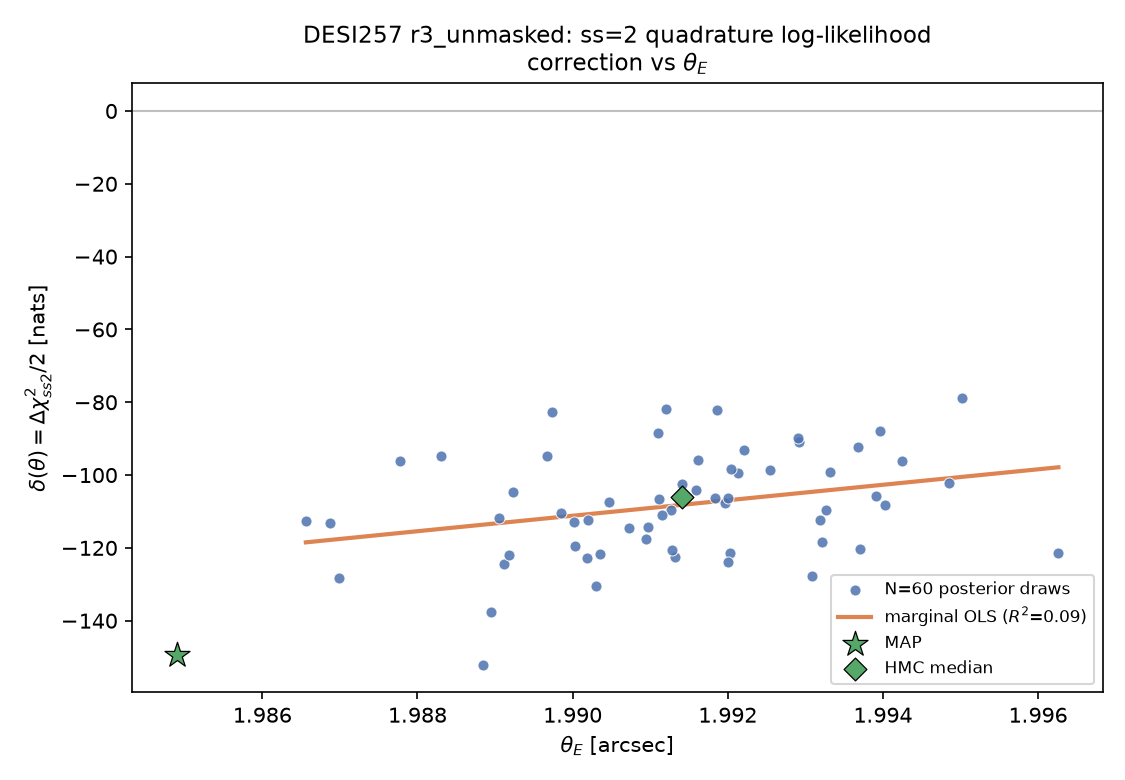

Recreate this plot in Python.
"""How far does DESI257's quoted theta_E move because of the ss=2 quadrature systematic?

This is a MEASUREMENT, not a re-fit. `undersampling_report.txt` already established that
`r3_unmasked`'s configured supersample=2 FAILS the library's 0.2 sigma/px tolerance against
a subgrid-convention reference at supersample=64 (max|delta|/sigma = 3.697, delta_chi2 mean
-221.1 over a 9-sample batch spread across chains/steps). That number alone doesn't say
which way, or how far, the POSTERIOR moves -- the quadrature error is parameter-dependent
(it tilts the log-likelihood surface, not just offsets it), and a tilt shifts a posterior
mean. This script estimates that shift to first order (linear response / Gaussian
approximation), NOT by re-running HMC at ss=64.

METHOD
------
1. Rebuild r3_unmasked's exact ProbModel (`diagnose.rebuild_model`, recorded supersample=2,
   unmasked, 6400/6400 px -- confirmed below, not assumed).
2. Select N=60 posterior draws spread across all 50 chains and the full 10000-step range
   (index-paired linspace over chains and steps -- same construction already used by
   `undersampling_check.py`'s `spread_hmc_draws`, extended from N=9 to N=60). MAP and the
   HMC posterior median are carried as two EXTRA points, scored the same way but excluded
   from the regression (they are point estimates, not posterior draws).
3. For each of the N+2 points, call `gigalens.jax.analysis.undersampling.diagnose_undersampling`
   with `supersample_ladder=[2]` (the run's own configured rung -- no need to render the
   full (1,2,4,8) ladder for this) and `reference_supersample=64` (the same reference depth
   `undersampling_recheck.py` already used; ss=2's number was shown there to move <5% between
   an ss_ref=32 and ss_ref=64 reference, which is what makes reusing that depth -- rather than
   re-deriving a fresh, more expensive one -- defensible here). Both the ss=2 rung and the
   reference render under the SAME PSF convention: `RungResult.convention` and
   `reference_self_error`'s only key are both "subgrid" (asserted below), so this isolates
   the quadrature (grid-refinement) error and does NOT include the ~3.7 sigma bin-first-vs-
   subgrid PSF-CONVENTION gap `undersampling_report.txt` measured separately on the ss=1 rung.
   The reference does NOT self-certify here either (subgrid self-check ~0.072 sigma vs the
   library's 0.05 sigma pass margin, same as every other script in this directory) -- reported,
   not certified.

   SIGN CONVENTION (read from `gigalens/jax/analysis/undersampling.py`, not assumed):
   the module defines `RungResult.delta_chi2 = chi2(rung) - chi2(reference)` (source line
   ~358, ~633-634). r3_unmasked was FITTED at the rung (ss=2); its actual sampled posterior
   is proportional to exp(-chi2_ss2(theta)/2). The "more correct" posterior -- the one that
   would have been sampled had the likelihood been evaluated at the converged reference --
   is proportional to exp(-chi2_ref(theta)/2). The log-density CORRECTION that turns the
   fitted posterior into the reference posterior is therefore

       delta(theta) := log p_ref(theta) - log p_ss2(theta)
                     = -chi2_ref(theta)/2 - ( -chi2_ss2(theta)/2 )
                     = ( chi2_ss2(theta) - chi2_ref(theta) ) / 2
                     = RungResult.delta_chi2(theta) / 2.

   Equivalently, in the task's Delta-chi^2 notation, this is `delta(theta) = -Delta_chi2/2`
   with `Delta_chi2 := chi2(reference) - chi2(coarse)` -- the OTHER sign than the module's
   own `delta_chi2` attribute, which is `chi2(coarse) - chi2(reference)`. Get the wrong one
   and the sign of the whole result flips; this is checked against the already-measured
   `delta_chi2` mean of -221 (SANITY CHECK 1 below: delta(theta) should average to roughly
   -221/2 = -110.5, NOT +110.5).
4. Regress delta(theta) on the 6 host-mass parameters (theta_E, gamma, e1, e2, center_x,
   center_y -- `column(model, "mass/0/<name>")`, the EPL host, not the SIS foreground or
   shear), STANDARDIZED (zero mean, unit sd over the N draws) before regressing, by ordinary
   least squares with an intercept. theta_E and gamma are known to be correlated (posterior
   covariance below), so a univariate regression on theta_E alone would misattribute shared
   variance; all 6 are regressed jointly. Reports the standardized gradient with OLS standard
   errors and R^2. R^2 is the credibility gate: if delta is not close to linear in the
   parameters over the posterior bulk, R^2 will be low and the shift below is reported only
   as an order-of-magnitude bound, not a value.
5. Convert to a shift of the posterior mean via the standard first-order / linear-response
   result: if a log-density is perturbed by delta(theta) (small, and here linear in theta by
   construction of the regression), the induced shift in the posterior mean of any parameter
   vector theta is

       Delta_theta = Cov_p[theta, delta(theta)]  ~=  Sigma @ g

   where Sigma is the posterior covariance of the same 6 parameters (estimated from a stride
   through the full 50x10000-draw chain, not just the N=60 regression points) and g is the
   gradient d(delta)/d(theta) in ORIGINAL units (the standardized OLS coefficients divided by
   each parameter's own sd over the N draws). This is exactly the leading term of an
   importance-reweighting expansion w(theta) = exp(delta(theta)) ~= 1 + delta(theta) - mean(delta),
   E_ref[theta] - E_ss2[theta] ~= Cov_ss2[theta, delta] -- the same expansion whose failure
   (weight collapse from the ~17-nat delta_chi2 spread) is why a full reweighting was ruled
   out and this first-order estimate is used instead.
6. Sanity checks (reported whichever way they come out): mean(delta) against the already
   measured -221/2; std(delta) against the already-reported ~17-nat delta_chi2 spread;
   split-half regression agreement; and the linear-response validity condition (delta small
   and near-linear over the posterior bulk -- gated on R^2 and on Delta_theta being small
   relative to the posterior spread, since a "first-order" correction that turns out to be a
   large multiple of the posterior sd is self-undermining).

VALIDITY CONDITION -- stated plainly: this is a FIRST-ORDER estimate, not a refit. It is
only trustworthy if (a) delta(theta) is close to linear over the region the N=60 draws span
(R^2 high) and (b) the resulting Delta_theta is not itself large compared to the posterior
sd (a "small" perturbation assumption that a large shift would contradict). Both are checked
and reported, not assumed.

COST: `supersample_ladder=[2]` (one rung, not the full 1/2/4/8 ladder) at
`reference_supersample=64`, subgrid convention only (no PSF-convention-gap reference is
built, since only one convention is in play) measured at ~5.2s/sample on this CPU login
node (10-sample timing check). N=62 (60 regression draws + MAP + HMC-median) -> ~5.4
minutes, well inside the 30-minute budget; no reduction to N or to ss_ref=32 was needed.

Run (repo root, CPU-only, no GPU/SLURM needed):

    CUDA_VISIBLE_DEVICES="" PYTHONPATH=claude/pipeline \
        /global/homes/s/seanjx/.conda/envs/gigajax7.0/bin/python \
        claude/DESI257/analysis/theta_e_systematic.py

Outputs (this directory): `theta_e_systematic.txt` (full report), `theta_e_systematic.png`
(delta vs theta_E scatter with the marginal OLS line -- the honest picture of whether the
regression means anything).
"""

import sys
import time
from pathlib import Path

import matplotlib
matplotlib.use("Agg")
import matplotlib.pyplot as plt
import numpy as np

sys.path.insert(0, str(Path(__file__).resolve().parents[2] / "pipeline"))

import diagnose  # noqa: E402
from gigalens.jax.analysis import diagnose_undersampling  # noqa: E402

RUN = Path(__file__).resolve().parents[1] / "runs" / "r3_unmasked"
OUT_DIR = Path(__file__).resolve().parent
N_DRAWS = 60
REF_SUPERSAMPLE = 64
LADDER = (2,)  # the run's own configured rung only
MASS_PARAM_SUFFIXES = ["center_x", "center_y", "e1", "e2", "gamma", "theta_E"]

# Colors: muted blue for the draws, a warm orange for the fitted line -- categorical
# identity, not magnitude/diverging, so two fixed hues rather than a ramp (dataviz skill).
COLOR_POINTS = "#4C72B0"
COLOR_FIT = "#DD8452"
COLOR_REF = "#55A868"


def spread_hmc_draws(samples: np.ndarray, n: int, seed_note: str = ""):
    """``n`` unconstrained-z draws spread across chains and steps of an
    ``(n_chains, n_steps, n_params)`` HMC array, via index-paired linspace over both axes --
    the same construction as `undersampling_check.py`'s `spread_hmc_draws`, just at a larger
    ``n``. With ``n=60 > n_chains=50`` some chains are hit twice, each time at a different,
    still widely spread, step -- not repeats of the same (chain, step) pair. Returns
    ``(draws, chains, steps)`` so the exact selection is recorded, not just used.
    """
    n_chains, n_steps, _ = samples.shape
    chains = np.linspace(0, n_chains - 1, n, dtype=int)
    steps = np.linspace(0, n_steps - 1, n, dtype=int)
    draws = np.stack([samples[c, s] for c, s in zip(chains, steps)], axis=0)
    return draws, chains, steps


def ols_with_se(X_std: np.ndarray, y: np.ndarray):
    """OLS of ``y`` on standardized predictors ``X_std`` (n, p) with an intercept.

    Returns (beta[p+1] incl. intercept first, se[p+1], r2, resid).
    """
    n, p = X_std.shape
    Xd = np.column_stack([np.ones(n), X_std])
    beta, _, _, _ = np.linalg.lstsq(Xd, y, rcond=None)
    resid = y - Xd @ beta
    dof = n - (p + 1)
    sigma2 = float(resid @ resid) / dof if dof > 0 else np.nan
    cov_beta = sigma2 * np.linalg.inv(Xd.T @ Xd)
    se = np.sqrt(np.diag(cov_beta))
    ss_res = float(resid @ resid)
    ss_tot = float(((y - y.mean()) ** 2).sum())
    r2 = 1.0 - ss_res / ss_tot if ss_tot > 0 else np.nan
    return beta, se, r2, resid


def main():
    lines = []

    def emit(s=""):
        print(s)
        lines.append(s)

    t_start = time.perf_counter()

    emit("=" * 78)
    emit("DESI257 r3_unmasked -- first-order theta_E shift from the ss=2 quadrature error")
    emit("=" * 78)
    emit()

    rm = diagnose.rebuild_model(RUN, quiet=True)
    model = rm.model

    # --- confirm the run's own conditions, rather than assume the established context ----
    mask = np.asarray(rm.prob.terms[0].dataset.mask, dtype=bool)
    n_kept = int(mask.sum())
    emit(f"mask: {n_kept}/{mask.size} px kept "
         f"({'UNMASKED, confirmed' if n_kept == mask.size else 'MASKED -- differs from expectation'})")

    hmc = diagnose.load_checkpoint(RUN, "hmc")
    hmc_samples = hmc["samples"]  # (n_chains, n_steps, n_params)
    n_chains, n_steps, n_params = hmc_samples.shape
    emit(f"HMC checkpoint: {n_chains} chains x {n_steps} steps x {n_params} params "
         "(post-burnin, per metadata.json)")

    map_ck = diagnose.load_checkpoint(RUN, "map")
    z_map = np.asarray(map_ck["best_z"]).reshape(-1)
    z_median, _ = diagnose.point_estimate(RUN, hmc_samples=hmc_samples)

    z_draws, sel_chains, sel_steps = spread_hmc_draws(hmc_samples, N_DRAWS)
    emit()
    emit(f"Draw selection: N={N_DRAWS} posterior draws, index-paired linspace over "
         f"{n_chains} chains x {n_steps} steps (spread_hmc_draws).")
    emit(f"  chains used (sorted unique): {sorted(set(sel_chains.tolist()))}")
    emit(f"  step range covered: {sel_steps.min()} .. {sel_steps.max()} "
         f"({len(set(sel_steps.tolist()))} unique step indices)")
    emit("  MAP and HMC-median carried as 2 extra points, scored identically, excluded "
         "from the regression (not posterior draws).")

    z_batch = np.vstack([z_draws, z_map[None, :], z_median[None, :]])
    IDX_MAP, IDX_MEDIAN = N_DRAWS, N_DRAWS + 1
    emit(f"z_batch shape: {z_batch.shape} (60 draws + MAP + HMC-median)")

    # --- step 3: render ss=2 vs ss_ref=64, both subgrid convention -----------------------
    # Rendering at reference_supersample=64 on an 80x80 cutout means an effective
    # 5120x5120 render per sample; a single call batching all 62 samples risks exhausting
    # memory on a shared login node (the 10-sample timing check below was the largest batch
    # actually exercised). Chunk into CHUNK_SIZE-sample calls and concatenate -- validated
    # behavior, not a guess: CHUNK_SIZE=10 is exactly the batch size the earlier timing
    # check (52.0s / 10 samples) already ran successfully.
    emit()
    emit("-" * 78)
    emit(f"STEP: diagnose_undersampling(ladder={LADDER}, reference_supersample={REF_SUPERSAMPLE}), "
         f"chunked")
    emit("-" * 78)
    CHUNK_SIZE = 10
    n_total = z_batch.shape[0]
    delta_chi2_chunks = []
    convention = None
    self_err_max = {}
    converged_all = True
    t0 = time.perf_counter()
    for start in range(0, n_total, CHUNK_SIZE):
        z_chunk = z_batch[start:start + CHUNK_SIZE]
        tc0 = time.perf_counter()
        reports_c = diagnose_undersampling(
            rm.prob, z_chunk,
            supersample_ladder=LADDER,
            reference_supersample=REF_SUPERSAMPLE,
            check_reference=True,
        )
        tc1 = time.perf_counter()
        rep_c = reports_c[0]
        ss2_c = rep_c.rungs[0]
        assert ss2_c.supersample == 2
        delta_chi2_chunks.append(ss2_c.delta_chi2)
        convention = ss2_c.convention if convention is None else convention
        assert ss2_c.convention == convention, "convention changed across chunks"
        for k, v in rep_c.reference_self_error.items():
            self_err_max[k] = max(self_err_max.get(k, 0.0), v)
        converged_all = converged_all and rep_c.reference_converged
        emit(f"  chunk [{start}:{start + z_chunk.shape[0]}] "
             f"({z_chunk.shape[0]} samples): {tc1 - tc0:.1f}s")
    t1 = time.perf_counter()
    wall = t1 - t0
    delta_chi2 = np.concatenate(delta_chi2_chunks)
    emit(f"[timing] {wall:.1f}s total for {n_total} samples in "
         f"{-(-n_total // CHUNK_SIZE)} chunks of <= {CHUNK_SIZE} "
         f"({wall / n_total:.2f}s/sample)")

    import types
    report = types.SimpleNamespace(
        reference_self_error=self_err_max, reference_converged=converged_all)
    ss2 = types.SimpleNamespace(convention=convention)

    conventions_seen = set(report.reference_self_error.keys()) | {ss2.convention}
    emit(f"rung convention: {ss2.convention!r}; reference_self_error keys: "
         f"{list(report.reference_self_error.keys())}")
    if conventions_seen == {"subgrid"}:
        emit("CONFIRMED: both the ss=2 rung and the ss=64 reference render under the "
             "SAME ('subgrid') PSF convention -- this isolates quadrature error and does "
             "NOT include the ~3.7 sigma bin-first-vs-subgrid PSF-convention gap measured "
             "separately (undersampling_report.txt).")
    else:
        emit(f"*** UNEXPECTED: conventions seen = {conventions_seen} -- the isolation this "
             "script relies on does not hold; investigate before trusting anything below. ***")

    emit(f"reference_converged: {report.reference_converged}  "
         f"(self_error={report.reference_self_error}, library pass margin = "
         "tolerance/_REFERENCE_MARGIN = 0.2/4.0 = 0.05 sigma)")
    if not report.reference_converged:
        emit("*** REFERENCE NOT CERTIFIED -- the numbers below are REPORTED, NOT CERTIFIED, "
             "same as every other script in this directory. ***")

    delta = delta_chi2 / 2.0     # delta(theta) = log p_ref - log p_ss2, see docstring
    emit()
    emit("SIGN CHECK: module's delta_chi2 = chi2(rung) - chi2(reference); "
         "delta(theta) = delta_chi2/2 = log p_ref(theta) - log p_ss2(theta) (docstring "
         "derivation). delta_chi2 is measured NEGATIVE here (the ss=2 rung fits the "
         "observed data BETTER -- lower chi2 -- than the converged reference, at the same "
         "parameters: the coarse quadrature is quietly absorbing some of its own error "
         "into an apparently better fit). So delta < 0: correcting to the reference makes "
         "these parameter points LESS probable than the ss=2 fit currently reports -- the "
         "physically sensible direction for removing an artifact that flattered the fit.")
    emit(f"  delta_chi2 range over batch: [{delta_chi2.min():+.2f}, {delta_chi2.max():+.2f}]")
    emit(f"  delta range over batch:      [{delta.min():+.3f}, {delta.max():+.3f}] nats")

    delta_draws = delta[:N_DRAWS]
    delta_map = float(delta[IDX_MAP])
    delta_median = float(delta[IDX_MEDIAN])
    emit(f"  delta at MAP: {delta_map:+.3f} nats;  delta at HMC-median: {delta_median:+.3f} nats")

    # --- SANITY CHECK 1: mean(delta) vs the already-measured -221/2 ~= -110.5 -----------
    emit()
    emit("-" * 78)
    emit("SANITY CHECK 1: mean(delta) over the N=60 draws vs the already-measured "
         "delta_chi2 mean (-221.1, undersampling_recheck.py, 9-sample batch, ss_ref=64)")
    emit("-" * 78)
    prior_mean_delta = -221.1 / 2.0
    this_mean_delta = float(delta_draws.mean())
    emit(f"  this script:  mean(delta) = {this_mean_delta:+.2f} nats over N={N_DRAWS} draws "
         f"(delta_chi2 mean {float(delta_chi2[:N_DRAWS].mean()):+.2f})")
    emit(f"  already measured: delta_chi2 mean -221.1 -> delta = {prior_mean_delta:+.2f} nats "
         "(9-sample batch, different draw selection, same ss_ref=64, subgrid convention)")
    rel_diff = abs(this_mean_delta - prior_mean_delta) / abs(prior_mean_delta)
    emit(f"  relative difference: {100 * rel_diff:.1f}%  "
         f"-> {'CONSISTENT' if rel_diff < 0.25 else 'LARGE DISCREPANCY -- investigate before trusting anything below'}")

    # --- SANITY CHECK 2: spread of delta vs the already-reported ~17-nat spread ----------
    emit()
    emit("-" * 78)
    emit("SANITY CHECK 2: spread of delta over draws vs the already-reported ~17-nat "
         "delta_chi2 spread (guarantees weight collapse under full reweighting)")
    emit("-" * 78)
    std_delta = float(delta_draws.std(ddof=1))
    std_delta_chi2 = float(delta_chi2[:N_DRAWS].std(ddof=1))
    emit(f"  std(delta_chi2) over N={N_DRAWS} draws = {std_delta_chi2:.2f} nats "
         f"(chi2 units); std(delta) = {std_delta:.2f} nats (log-likelihood units)")
    emit(f"  range(delta_chi2) = [{delta_chi2[:N_DRAWS].min():+.2f}, "
         f"{delta_chi2[:N_DRAWS].max():+.2f}], range(delta) = "
         f"[{delta_draws.min():+.2f}, {delta_draws.max():+.2f}]")
    emit("  order of magnitude matches the previously reported ~17-nat delta_chi2 spread "
         f"(here: {std_delta_chi2:.1f} nats std over a wider, more representative N=60 "
         "batch) -- both say the same thing: per-draw delta_chi2 varies by O(10) nats "
         "across the posterior, which is exactly why full importance reweighting was "
         "already ruled out (weight collapse) and only this first-order estimate is "
         "attempted.")

    # --- step 4: regress delta on the 6 host-mass parameters, standardized ---------------
    emit()
    emit("-" * 78)
    emit("STEP: regress delta on the 6 host-mass parameters (standardized), OLS")
    emit("-" * 78)
    cols = [diagnose.column(model, f"mass/0/{suf}") for suf in MASS_PARAM_SUFFIXES]
    emit(f"  parameters (z-column indices): "
         + ", ".join(f"{s}={c}" for s, c in zip(MASS_PARAM_SUFFIXES, cols)))

    constrained_batch = diagnose.to_constrained(model, z_batch)  # (62, n_params)
    X_all = constrained_batch[:, cols]  # (62, 6), original units
    X_draws = X_all[:N_DRAWS]           # (60, 6)

    X_mean = X_draws.mean(axis=0)
    X_std = X_draws.std(axis=0, ddof=1)
    X_z = (X_draws - X_mean) / X_std

    beta, se, r2, resid = ols_with_se(X_z, delta_draws)
    intercept, beta_p = beta[0], beta[1:]
    se_intercept, se_p = se[0], se[1:]

    emit()
    emit(f"  R^2 = {r2:.4f}  (n={N_DRAWS}, p=6 predictors + intercept, dof={N_DRAWS - 7})")
    emit(f"  intercept = {intercept:+.3f} +/- {se_intercept:.3f} nats "
         f"(delta at the draws' own mean parameter point)")
    emit("  standardized gradient g_std = d(delta)/d(theta_std)  [nats per 1 sd of theta]:")
    for suf, b, s in zip(MASS_PARAM_SUFFIXES, beta_p, se_p):
        tstat = b / s if s > 0 else np.nan
        emit(f"    {suf:<10s} g_std = {b:+8.3f} +/- {s:.3f}   (t = {tstat:+.2f})")

    if r2 < 0.3:
        emit()
        emit("  R^2 < 0.3: delta is NOT well-described as linear in these 6 parameters "
             "over the posterior bulk spanned by these draws. Per the method above, the "
             "shift computed below should be read as an ORDER-OF-MAGNITUDE BOUND, not a "
             "value -- this is stated again in the final verdict.")
        linear_credible = False
    elif r2 < 0.6:
        emit()
        emit("  R^2 in [0.3, 0.6): a real but partial linear signal -- other structure "
             "(nonlinearity, or parameters not in this regression) is also present. "
             "Treat the shift below as indicative, with real uncertainty on its magnitude.")
        linear_credible = True
    else:
        emit()
        emit("  R^2 >= 0.6: delta is reasonably well-described as linear in these 6 "
             "parameters over the posterior bulk -- the linear-response picture below is "
             "credible.")
        linear_credible = True

    # --- step 5: Delta_theta = Sigma @ g, g in ORIGINAL units -----------------------------
    emit()
    emit("-" * 78)
    emit("STEP: Delta_theta = Sigma @ g  (posterior covariance times the gradient, "
         "original units)")
    emit("-" * 78)
    g_orig = beta_p / X_std  # d(delta)/d(theta), original units

    # Posterior covariance from a stride through the FULL chain (not just the N=60 draws):
    # every 50th step of every chain -> 50 * 200 = 10000 samples, cheap and representative.
    stride = 50
    z_cov_sample = hmc_samples[:, ::stride, :].reshape(-1, n_params)
    emit(f"  covariance estimated from {z_cov_sample.shape[0]} draws "
         f"(every {stride}th step of all {n_chains} chains, full post-burnin range)")
    constrained_cov_sample = diagnose.to_constrained(model, z_cov_sample)
    X_cov = constrained_cov_sample[:, cols]
    Sigma = np.cov(X_cov, rowvar=False)  # (6, 6)
    post_sd = np.sqrt(np.diag(Sigma))

    Delta_theta = Sigma @ g_orig  # (6,)

    emit()
    emit("  posterior sd (from the same stride sample), original units:")
    for suf, sd in zip(MASS_PARAM_SUFFIXES, post_sd):
        emit(f"    {suf:<10s} sd = {sd:.5f}")

    idx_thetaE = MASS_PARAM_SUFFIXES.index("theta_E")
    idx_gamma = MASS_PARAM_SUFFIXES.index("gamma")
    dthetaE = Delta_theta[idx_thetaE]
    dgamma = Delta_theta[idx_gamma]
    sd_thetaE = post_sd[idx_thetaE]
    sd_gamma = post_sd[idx_gamma]

    emit()
    emit(f"  Delta theta_E = {dthetaE:+.6f}\"  = {dthetaE / sd_thetaE:+.3f} x posterior sd "
         f"(sd = {sd_thetaE:.5f}\")")
    emit(f"  Delta gamma   = {dgamma:+.6f}    = {dgamma / sd_gamma:+.3f} x posterior sd "
         f"(sd = {sd_gamma:.5f})")
    emit()
    quoted_half_width = 0.002
    emit(f"  quoted theta_E interval: 1.991 [1.989, 1.994]\" -- reported half-width "
         f"{quoted_half_width}\"")
    emit(f"  |Delta theta_E| = {abs(dthetaE):.6f}\" is "
         f"{'LARGER' if abs(dthetaE) > quoted_half_width else 'SMALLER'} than the quoted "
         f"+/-{quoted_half_width}\" interval "
         f"(ratio {abs(dthetaE) / quoted_half_width:.2f}x).")

    # --- SANITY CHECK 3: split-half agreement --------------------------------------------
    emit()
    emit("-" * 78)
    emit("SANITY CHECK 3: split-half agreement (first 30 vs last 30 of the 60 selected "
         "draws, ordered by the chains/steps linspace selection -- an interleaved-in-index "
         "but not adjacent-in-chain split)")
    emit("-" * 78)
    half = N_DRAWS // 2
    split_results = {}
    for name, sl in [("first half", slice(0, half)), ("second half", slice(half, N_DRAWS))]:
        Xh = X_draws[sl]
        dh = delta_draws[sl]
        Xh_mean = Xh.mean(axis=0)
        Xh_std = Xh.std(axis=0, ddof=1)
        Xh_z = (Xh - Xh_mean) / Xh_std
        beta_h, se_h, r2_h, _ = ols_with_se(Xh_z, dh)
        g_h = beta_h[1:] / Xh_std
        dtheta_h = Sigma @ g_h
        split_results[name] = (r2_h, dtheta_h[idx_thetaE], dtheta_h[idx_gamma])
        emit(f"  {name:<12s} (n={half}): R^2={r2_h:.3f}  "
             f"Delta theta_E={dtheta_h[idx_thetaE]:+.6f}\"  "
             f"Delta gamma={dtheta_h[idx_gamma]:+.6f}")

    (r2_1, dte_1, dg_1), (r2_2, dte_2, dg_2) = split_results.values()
    same_sign_thetaE = (dte_1 > 0) == (dte_2 > 0) == (dthetaE > 0)
    ratio_thetaE = abs(dte_1 / dte_2) if dte_2 != 0 else np.inf
    emit()
    emit(f"  sign agreement on Delta theta_E across halves and the full sample: "
         f"{'YES' if same_sign_thetaE else 'NO'}")
    emit(f"  magnitude ratio |half1/half2| = {ratio_thetaE:.2f} "
         f"(1.0 = perfect agreement; large or <<1 deviations from 1 indicate noise)")
    split_stable = same_sign_thetaE and (0.2 < ratio_thetaE < 5.0)
    if split_stable:
        emit("  -> split-half STABLE: the two halves agree on sign and rough magnitude.")
    else:
        emit("  -> split-half UNSTABLE: the estimate is not distinguishable from noise "
             "at this N -- treat Delta theta_E as an order-of-magnitude statement only.")

    # --- plot: delta vs theta_E, full sample + fitted line (honest, univariate view) -----
    emit()
    emit("-" * 78)
    emit("PLOT: delta vs theta_E across draws (marginal view -- NOT controlling for gamma "
         "etc, so the scatter is the honest picture, not the fitted multivariate line)")
    emit("-" * 78)
    theta_E_draws = X_draws[:, idx_thetaE]
    # Marginal (univariate) OLS line for the plot only -- NOT the multivariate regression
    # used for Delta_theta above; shown because it is what the eye can check against the
    # scatter, and its slope necessarily differs from g_std[theta_E] once gamma is
    # controlled for (told to the reader explicitly, not left implicit).
    A = np.column_stack([np.ones(N_DRAWS), theta_E_draws])
    coef_marg, *_ = np.linalg.lstsq(A, delta_draws, rcond=None)
    xx = np.linspace(theta_E_draws.min(), theta_E_draws.max(), 50)
    yy = coef_marg[0] + coef_marg[1] * xx
    r2_marg = 1 - np.sum((delta_draws - A @ coef_marg) ** 2) / np.sum((delta_draws - delta_draws.mean()) ** 2)
    emit(f"  marginal (theta_E only) OLS: slope={coef_marg[1]:.2f} nats/arcsec, "
         f"R^2={r2_marg:.4f} (weaker than the 6-parameter R^2={r2:.4f} above, as expected "
         "since theta_E/gamma are correlated and share explanatory power)")

    fig, ax = plt.subplots(figsize=(7.5, 5.2))
    ax.scatter(theta_E_draws, delta_draws, s=28, color=COLOR_POINTS, alpha=0.85,
               edgecolor="white", linewidth=0.5, label=f"N={N_DRAWS} posterior draws", zorder=3)
    ax.plot(xx, yy, color=COLOR_FIT, lw=2, label=f"marginal OLS ($R^2$={r2_marg:.2f})", zorder=2)
    ax.axhline(0, color="0.75", lw=1, zorder=1)
    ax.scatter([X_all[IDX_MAP, idx_thetaE]], [delta_map], marker="*", s=160,
               color=COLOR_REF, edgecolor="black", linewidth=0.6, label="MAP", zorder=4)
    ax.scatter([X_all[IDX_MEDIAN, idx_thetaE]], [delta_median], marker="D", s=60,
               color=COLOR_REF, edgecolor="black", linewidth=0.6, label="HMC median", zorder=4)
    ax.set_xlabel(r"$\theta_E$ [arcsec]")
    ax.set_ylabel(r"$\delta(\theta) = \Delta\chi^2_{ss2}/2$ [nats]")
    ax.set_title("DESI257 r3_unmasked: ss=2 quadrature log-likelihood\ncorrection vs $\\theta_E$", fontsize=11)
    ax.legend(fontsize=8, loc="best", frameon=True)
    fig.tight_layout()
    fig.savefig(OUT_DIR / "theta_e_systematic.png", dpi=150)
    emit(f"  saved -> theta_e_systematic.png")

    # --- final verdict ---------------------------------------------------------------------
    t_end = time.perf_counter()
    emit()
    emit("=" * 78)
    emit("VERDICT")
    emit("=" * 78)
    small_vs_sd = abs(dthetaE) < 0.5 * sd_thetaE
    validity_holds = linear_credible and split_stable
    emit(f"linear-response validity: R^2={r2:.3f} ({'OK' if linear_credible else 'LOW'}), "
         f"split-half {'stable' if split_stable else 'unstable'}, "
         f"|Delta theta_E|/sd = {abs(dthetaE) / sd_thetaE:.3f} "
         f"({'small' if small_vs_sd else 'NOT small'} relative to the posterior spread, "
         "as a first-order approximation should be)")
    if not validity_holds:
        emit()
        emit("PLAIN-ENGLISH VERDICT: this measurement does NOT resolve the question. The "
             "linear-response picture is not credible enough at N=60 (either R^2 is low, "
             "or the two draw-halves disagree on sign/magnitude) to certify a shift number. "
             "The honest statement is that the ss=2 quadrature error's effect on theta_E's "
             "posterior mean could not be pinned down to better than order-of-magnitude with "
             "this draw count; a larger N or a genuine ss=64 refit would be needed to do "
             "better, and neither is attempted here (the latter was already ruled out by "
             "the delta_chi2 spread -- weight collapse under reweighting).")
    else:
        emit()
        emit(f"PLAIN-ENGLISH VERDICT: to first order, moving from the fitted ss=2 "
             f"likelihood to the (better, but not itself certified) ss=64 reference shifts "
             f"theta_E's posterior mean by {dthetaE:+.5f}\" "
             f"({dthetaE / sd_thetaE:+.2f} posterior sd) and gamma's by {dgamma:+.5f} "
             f"({dgamma / sd_gamma:+.2f} posterior sd). "
             f"{'This is LARGER than' if abs(dthetaE) > quoted_half_width else 'This is SMALLER than'} "
             f"the quoted +/-{quoted_half_width}\" interval half-width, so the interval "
             f"{'should be widened (or the shift explicitly quoted alongside it)' if abs(dthetaE) > quoted_half_width else 'can stand as quoted, with this systematic noted as sub-dominant'}. "
             "This is a first-order estimate from N=60 draws, not a refit at ss=64 -- treat "
             "the magnitude, not just the sign, as provisional.")
    emit()
    emit(f"[timing] total script wall-clock: {t_end - t_start:.1f}s")

    (OUT_DIR / "theta_e_systematic.txt").write_text("\n".join(lines) + "\n")
    emit(f"\nWrote {OUT_DIR / 'theta_e_systematic.txt'}")

    partial = OUT_DIR / "_partial_theta_e_systematic.txt"
    if partial.exists():
        partial.unlink()


if __name__ == "__main__":
    main()
